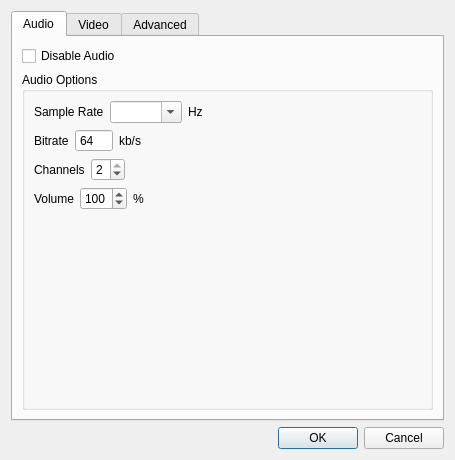
<?xml version="1.0" encoding="UTF-8"?>
<ui version="4.0">
 <class>ConversionParameterDialog</class>
 <widget class="QDialog" name="ConversionParameterDialog">
  <property name="geometry">
   <rect>
    <x>0</x>
    <y>0</y>
    <width>455</width>
    <height>460</height>
   </rect>
  </property>
  <property name="sizePolicy">
   <sizepolicy hsizetype="Ignored" vsizetype="Ignored">
    <horstretch>0</horstretch>
    <verstretch>0</verstretch>
   </sizepolicy>
  </property>
  <property name="windowTitle">
   <string>Conversion Parameters</string>
  </property>
  <layout class="QHBoxLayout" name="horizontalLayout">
   <item>
    <layout class="QVBoxLayout" name="verticalLayout">
     <item>
      <widget class="QTabWidget" name="tabWidget">
       <property name="currentIndex">
        <number>0</number>
       </property>
       <widget class="QWidget" name="tab_audio">
        <attribute name="title">
         <string>Audio</string>
        </attribute>
        <layout class="QVBoxLayout" name="verticalLayout_2">
         <item>
          <widget class="QCheckBox" name="chkDisableAudio">
           <property name="text">
            <string>Disable Audio</string>
           </property>
          </widget>
         </item>
         <item>
          <widget class="QGroupBox" name="groupAudioOptions">
           <property name="title">
            <string>Audio Options</string>
           </property>
           <layout class="QFormLayout" name="formLayout">
            <item row="0" column="0">
             <layout class="QHBoxLayout" name="horizontalLayout_4">
              <item>
               <widget class="QLabel" name="lblSampleRate">
                <property name="text">
                 <string>Sample Rate</string>
                </property>
               </widget>
              </item>
              <item>
               <widget class="QComboBox" name="cbAudioSampleRate">
                <property name="editable">
                 <bool>true</bool>
                </property>
               </widget>
              </item>
              <item>
               <widget class="QLabel" name="lblHz">
                <property name="text">
                 <string>Hz</string>
                </property>
               </widget>
              </item>
             </layout>
            </item>
            <item row="2" column="0">
             <layout class="QHBoxLayout" name="horizontalLayout_6">
              <item>
               <widget class="QLabel" name="label">
                <property name="text">
                 <string>Channels</string>
                </property>
               </widget>
              </item>
              <item>
               <widget class="QSpinBox" name="spinChannels">
                <property name="minimum">
                 <number>1</number>
                </property>
                <property name="maximum">
                 <number>2</number>
                </property>
                <property name="value">
                 <number>2</number>
                </property>
               </widget>
              </item>
             </layout>
            </item>
            <item row="3" column="0">
             <layout class="QHBoxLayout" name="horizontalLayout_12">
              <item>
               <widget class="QLabel" name="label_6">
                <property name="text">
                 <string>Volume</string>
                </property>
               </widget>
              </item>
              <item>
               <widget class="QSpinBox" name="spinVolume">
                <property name="minimum">
                 <number>1</number>
                </property>
                <property name="maximum">
                 <number>200</number>
                </property>
                <property name="value">
                 <number>100</number>
                </property>
               </widget>
              </item>
              <item>
               <widget class="QLabel" name="label_7">
                <property name="text">
                 <string>%</string>
                </property>
               </widget>
              </item>
             </layout>
            </item>
            <item row="1" column="0">
             <layout class="QHBoxLayout" name="horizontalLayout_5">
              <item>
               <widget class="QLabel" name="lblAudioBitrate">
                <property name="text">
                 <string>Bitrate</string>
                </property>
               </widget>
              </item>
              <item>
               <widget class="QSpinBox" name="spinAudioBitrate">
                <property name="buttonSymbols">
                 <enum>QAbstractSpinBox::NoButtons</enum>
                </property>
                <property name="maximum">
                 <number>9999</number>
                </property>
                <property name="value">
                 <number>64</number>
                </property>
               </widget>
              </item>
              <item>
               <widget class="QLabel" name="lblAudioBitrateUnit">
                <property name="text">
                 <string>kb/s</string>
                </property>
               </widget>
              </item>
             </layout>
            </item>
           </layout>
          </widget>
         </item>
        </layout>
       </widget>
       <widget class="QWidget" name="tab_video">
        <attribute name="title">
         <string>Video</string>
        </attribute>
        <layout class="QVBoxLayout" name="verticalLayout_3">
         <item>
          <widget class="QCheckBox" name="chkDisableVideo">
           <property name="text">
            <string>Disable Video</string>
           </property>
          </widget>
         </item>
         <item>
          <widget class="QGroupBox" name="groupVideoOptions">
           <property name="title">
            <string>Video Options</string>
           </property>
           <layout class="QFormLayout" name="formLayout_2">
            <item row="0" column="0">
             <layout class="QHBoxLayout" name="horizontalLayout_9">
              <item>
               <layout class="QHBoxLayout" name="horizontalLayout_7">
                <item>
                 <widget class="QLabel" name="label_2">
                  <property name="text">
                   <string>Width</string>
                  </property>
                 </widget>
                </item>
                <item>
                 <widget class="QSpinBox" name="spinWidth">
                  <property name="buttonSymbols">
                   <enum>QAbstractSpinBox::UpDownArrows</enum>
                  </property>
                  <property name="suffix">
                   <string> px</string>
                  </property>
                  <property name="maximum">
                   <number>9999</number>
                  </property>
                 </widget>
                </item>
               </layout>
              </item>
              <item>
               <layout class="QHBoxLayout" name="horizontalLayout_8">
                <item>
                 <widget class="QLabel" name="label_3">
                  <property name="text">
                   <string>Height</string>
                  </property>
                 </widget>
                </item>
                <item>
                 <widget class="QSpinBox" name="spinHeight">
                  <property name="buttonSymbols">
                   <enum>QAbstractSpinBox::UpDownArrows</enum>
                  </property>
                  <property name="suffix">
                   <string> px</string>
                  </property>
                  <property name="maximum">
                   <number>9999</number>
                  </property>
                 </widget>
                </item>
               </layout>
              </item>
             </layout>
            </item>
            <item row="2" column="0">
             <widget class="QCheckBox" name="chkVideoSameQuality">
              <property name="toolTip">
               <string>Use same video quality as source (implies VBR).</string>
              </property>
              <property name="text">
               <string>Same Quality as Source</string>
              </property>
             </widget>
            </item>
            <item row="4" column="0">
             <layout class="QGridLayout" name="gridLayout">
              <item row="0" column="1">
               <widget class="QSpinBox" name="spinCropTop">
                <property name="buttonSymbols">
                 <enum>QAbstractSpinBox::UpDownArrows</enum>
                </property>
                <property name="suffix">
                 <string> px</string>
                </property>
                <property name="maximum">
                 <number>9999</number>
                </property>
               </widget>
              </item>
              <item row="1" column="0">
               <widget class="QSpinBox" name="spinCropLeft">
                <property name="buttonSymbols">
                 <enum>QAbstractSpinBox::UpDownArrows</enum>
                </property>
                <property name="suffix">
                 <string> px</string>
                </property>
                <property name="maximum">
                 <number>9999</number>
                </property>
               </widget>
              </item>
              <item row="1" column="1">
               <widget class="QLabel" name="lblCrop">
                <property name="text">
                 <string>Crop</string>
                </property>
                <property name="alignment">
                 <set>Qt::AlignCenter</set>
                </property>
               </widget>
              </item>
              <item row="1" column="2">
               <widget class="QSpinBox" name="spinCropRight">
                <property name="buttonSymbols">
                 <enum>QAbstractSpinBox::UpDownArrows</enum>
                </property>
                <property name="suffix">
                 <string> px</string>
                </property>
                <property name="maximum">
                 <number>9999</number>
                </property>
               </widget>
              </item>
              <item row="2" column="1">
               <widget class="QSpinBox" name="spinCropBottom">
                <property name="buttonSymbols">
                 <enum>QAbstractSpinBox::UpDownArrows</enum>
                </property>
                <property name="suffix">
                 <string> px</string>
                </property>
                <property name="maximum">
                 <number>9999</number>
                </property>
               </widget>
              </item>
             </layout>
            </item>
            <item row="1" column="0">
             <layout class="QHBoxLayout" name="horizontalLayout_10">
              <item>
               <widget class="QLabel" name="label_4">
                <property name="text">
                 <string>Bitrate</string>
                </property>
               </widget>
              </item>
              <item>
               <widget class="QSpinBox" name="spinVideoBitrate">
                <property name="buttonSymbols">
                 <enum>QAbstractSpinBox::NoButtons</enum>
                </property>
                <property name="maximum">
                 <number>9999</number>
                </property>
               </widget>
              </item>
              <item>
               <widget class="QLabel" name="label_5">
                <property name="text">
                 <string>kb/s</string>
                </property>
               </widget>
              </item>
             </layout>
            </item>
            <item row="3" column="0">
             <widget class="QCheckBox" name="chkDeinterlace">
              <property name="text">
               <string>Deinterlace</string>
              </property>
             </widget>
            </item>
           </layout>
          </widget>
         </item>
        </layout>
       </widget>
       <widget class="QWidget" name="tab_advanced">
        <attribute name="title">
         <string>Advanced</string>
        </attribute>
        <layout class="QVBoxLayout" name="verticalLayout_6">
         <item>
          <widget class="QGroupBox" name="groupBox">
           <property name="title">
            <string>FFmpeg</string>
           </property>
           <layout class="QVBoxLayout" name="verticalLayout_5">
            <item>
             <layout class="QVBoxLayout" name="verticalLayout_4">
              <item>
               <widget class="QLabel" name="lblFFmpegOptions">
                <property name="text">
                 <string>Additional FFmpeg Options</string>
                </property>
               </widget>
              </item>
              <item>
               <widget class="QPlainTextEdit" name="txtFFmpegOptions"/>
              </item>
             </layout>
            </item>
           </layout>
          </widget>
         </item>
        </layout>
       </widget>
      </widget>
     </item>
     <item>
      <widget class="QDialogButtonBox" name="buttonBox">
       <property name="orientation">
        <enum>Qt::Horizontal</enum>
       </property>
       <property name="standardButtons">
        <set>QDialogButtonBox::Cancel|QDialogButtonBox::Ok</set>
       </property>
      </widget>
     </item>
    </layout>
   </item>
  </layout>
 </widget>
 <resources/>
 <connections>
  <connection>
   <sender>buttonBox</sender>
   <signal>accepted()</signal>
   <receiver>ConversionParameterDialog</receiver>
   <slot>accept()</slot>
   <hints>
    <hint type="sourcelabel">
     <x>248</x>
     <y>254</y>
    </hint>
    <hint type="destinationlabel">
     <x>157</x>
     <y>274</y>
    </hint>
   </hints>
  </connection>
  <connection>
   <sender>buttonBox</sender>
   <signal>rejected()</signal>
   <receiver>ConversionParameterDialog</receiver>
   <slot>reject()</slot>
   <hints>
    <hint type="sourcelabel">
     <x>316</x>
     <y>260</y>
    </hint>
    <hint type="destinationlabel">
     <x>286</x>
     <y>274</y>
    </hint>
   </hints>
  </connection>
  <connection>
   <sender>chkDisableAudio</sender>
   <signal>toggled(bool)</signal>
   <receiver>groupAudioOptions</receiver>
   <slot>setDisabled(bool)</slot>
   <hints>
    <hint type="sourcelabel">
     <x>104</x>
     <y>116</y>
    </hint>
    <hint type="destinationlabel">
     <x>229</x>
     <y>266</y>
    </hint>
   </hints>
  </connection>
  <connection>
   <sender>chkDisableVideo</sender>
   <signal>toggled(bool)</signal>
   <receiver>groupVideoOptions</receiver>
   <slot>setDisabled(bool)</slot>
   <hints>
    <hint type="sourcelabel">
     <x>227</x>
     <y>110</y>
    </hint>
    <hint type="destinationlabel">
     <x>227</x>
     <y>270</y>
    </hint>
   </hints>
  </connection>
 </connections>
</ui>
